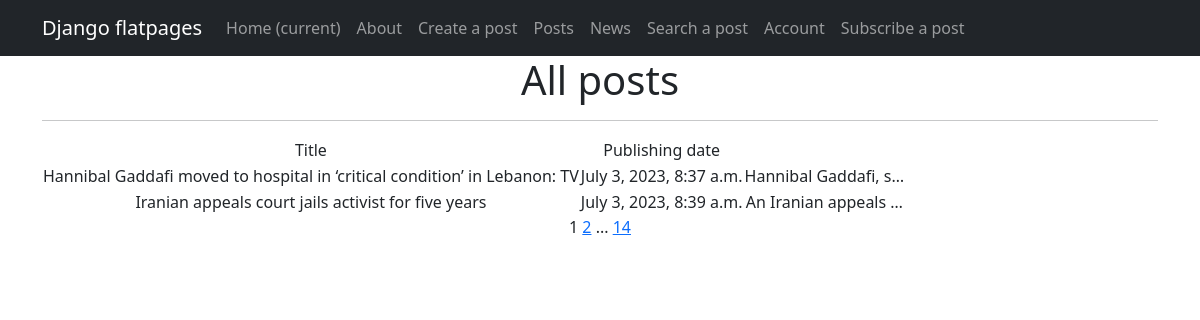
/posts/, run on the app's committed database.
### news/models.py (models this page shows, shortened)
class Post(models.Model):
    author = models.ForeignKey(Author, on_delete=models.CASCADE)
    CHOICES = [
        ('Article', (
            ('PL', 'Policy'),
            ('EC', 'Economic'),
            ('SP', 'Sport'),
            ('ED', 'Education'),
            ('CL', 'Culture'),
        )
         ),
        ('News', (
            ('PL', 'Policy'),
            ('EC', 'Economic'),
            ('SP', 'Sport'),
            ('ED', 'Education'),
            ('CL', 'Culture'),
        )
         ),
    ]
    title = models.CharField(max_length=300)
    text_type = models.CharField(max_length=300, choices=CHOICES)
    category = models.ManyToManyField('Category', through='PostCategory')
    creation_datetime = models.DateTimeField(auto_now_add=True)
    text = models.TextField()
    rating = models.IntegerField(default=0, db_column='rating')

### news/views.py (the view)
# urls.py: path('', PostList.as_view(), name='posts_lst'),
class PostList(ListView):
    model = Post
    ordering = 'title'
    template_name = 'posts.html'
    context_object_name = 'posts'
    paginate_by = 2
    def get_queryset(self):
        queryset = super().get_queryset()
        self.filterset = PostFilter(self.request.GET, queryset)
        return self.filterset.qs
    def get_context_data(self, **kwargs):
        context = super().get_context_data(**kwargs)
        context['post_count'] = Post.objects.count()
        return context

### news/templatetags/custom_filters.py (called while the page is built)
@register.filter()
def censor(value):
   for word in bad_words:
      if word.lower() in value.lower():
         value = value.replace(word[1:-2], '*' * (len(word)-1))
   return value

### news/templatetags/custom_tags.py (called while the page is built)
@register.simple_tag(takes_context=True)
def url_replace(context, **kwargs):
   d = context['request'].GET.copy()
   for k, v in kwargs.items():
       d[k] = v
   return d.urlencode()

### templates/posts.html (shortened to what this page needs)
{% extends 'flatpages/default.html' %}
{% load custom_tags %}
{% load custom_filters %}
{% block content %}
   <h1>All posts</h1>
<hr>
   {% if posts %}
       <table>
           <tr>
               <td>Title</td>
               <td>Publishing date</td>
           </tr>
           {% for post in posts %}
           <tr>
                <td>{{ post.title|censor }}</td>
                <td>{{ post.creation_datetime }}</td>
                <td>{{ post.text|truncatechars:20|censor }}</td>
           </tr>
           {% endfor %}
       </table>
   {% else %}
       <h2>Новостей нет!</h2>
   {% endif %}
   {{ page_obj.number }}
   {% if page_obj.has_next %}
       <a href="?{% url_replace page=page_obj.next_page_number %}">{{ page_obj.next_page_number }}</a>
       {% if paginator.num_pages != page_obj.next_page_number %}
           ...
           <a href="?{% url_replace page=page_obj.paginator.num_pages %}">{{ page_obj.paginator.num_pages }}</a>
       {% endif %}
   {% endif %}
{% endblock content %}

### data on the page
Post: title|censor "Hannibal Gaddafi moved to hospital in ‘critical condition’ in Lebanon: TV", creation_datetime "July 3, 2023, 8:37 a.m.", text|censor "Hannibal Gaddafi, s…"
Post: title|censor "Iranian appeals court jails activist for five years", creation_datetime "July 3, 2023, 8:39 a.m.", text|censor "An Iranian appeals …"

### other printed values
{{ page_obj.number }} "1"
{{ page_obj.next_page_number }} "2"
{{ page_obj.paginator.num_pages }} "14"
